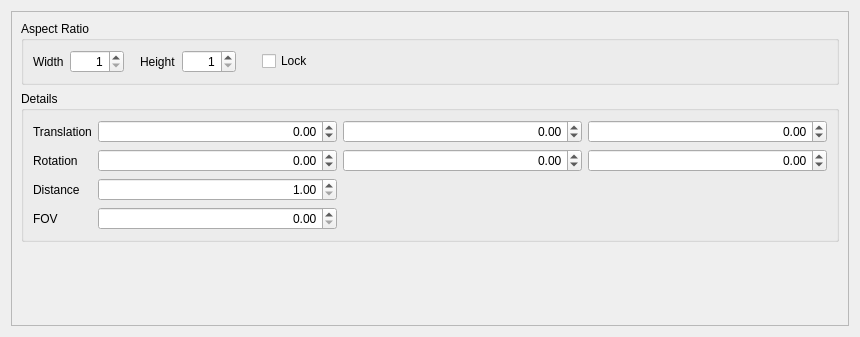
<?xml version="1.0" encoding="UTF-8"?>
<ui version="4.0">
 <class>ViewportControlWidget</class>
 <widget class="QWidget" name="ViewportControlWidget">
  <property name="geometry">
   <rect>
    <x>0</x>
    <y>0</y>
    <width>860</width>
    <height>337</height>
   </rect>
  </property>
  <property name="windowTitle">
   <string notr="true">ViewportControlWidget</string>
  </property>
  <layout class="QVBoxLayout" name="verticalLayout">
   <item>
    <widget class="QScrollArea" name="scrollArea">
     <property name="verticalScrollBarPolicy">
      <enum>Qt::ScrollBarAsNeeded</enum>
     </property>
     <property name="horizontalScrollBarPolicy">
      <enum>Qt::ScrollBarAlwaysOff</enum>
     </property>
     <property name="widgetResizable">
      <bool>true</bool>
     </property>
     <widget class="QWidget" name="scrollAreaWidgetContents">
      <property name="geometry">
       <rect>
        <x>0</x>
        <y>0</y>
        <width>840</width>
        <height>317</height>
       </rect>
      </property>
      <layout class="QVBoxLayout" name="verticalLayout_2">
       <item>
        <widget class="QGroupBox" name="groupBoxAspectRatio">
         <property name="sizePolicy">
          <sizepolicy hsizetype="Preferred" vsizetype="Minimum">
           <horstretch>0</horstretch>
           <verstretch>0</verstretch>
          </sizepolicy>
         </property>
         <property name="title">
          <string>Aspect Ratio</string>
         </property>
         <layout class="QHBoxLayout" name="horizontalLayout">
          <item>
           <widget class="QLabel" name="label">
            <property name="text">
             <string>Width</string>
            </property>
           </widget>
          </item>
          <item>
           <widget class="QSpinBox" name="spinBoxWidth">
            <property name="alignment">
             <set>Qt::AlignRight|Qt::AlignTrailing|Qt::AlignVCenter</set>
            </property>
            <property name="minimum">
             <number>1</number>
            </property>
            <property name="maximum">
             <number>8192</number>
            </property>
           </widget>
          </item>
          <item>
           <spacer name="horizontalSpacer_3">
            <property name="orientation">
             <enum>Qt::Horizontal</enum>
            </property>
            <property name="sizeType">
             <enum>QSizePolicy::Fixed</enum>
            </property>
            <property name="sizeHint" stdset="0">
             <size>
              <width>10</width>
              <height>0</height>
             </size>
            </property>
           </spacer>
          </item>
          <item>
           <widget class="QLabel" name="labelColon">
            <property name="sizePolicy">
             <sizepolicy hsizetype="Minimum" vsizetype="Preferred">
              <horstretch>0</horstretch>
              <verstretch>0</verstretch>
             </sizepolicy>
            </property>
            <property name="text">
             <string>Height</string>
            </property>
           </widget>
          </item>
          <item>
           <widget class="QSpinBox" name="spinBoxHeight">
            <property name="alignment">
             <set>Qt::AlignRight|Qt::AlignTrailing|Qt::AlignVCenter</set>
            </property>
            <property name="suffix">
             <string/>
            </property>
            <property name="minimum">
             <number>1</number>
            </property>
            <property name="maximum">
             <number>8192</number>
            </property>
           </widget>
          </item>
          <item>
           <spacer name="horizontalSpacer_2">
            <property name="orientation">
             <enum>Qt::Horizontal</enum>
            </property>
            <property name="sizeType">
             <enum>QSizePolicy::Fixed</enum>
            </property>
            <property name="sizeHint" stdset="0">
             <size>
              <width>20</width>
              <height>0</height>
             </size>
            </property>
           </spacer>
          </item>
          <item>
           <widget class="QCheckBox" name="checkBoxAspecRatioLock">
            <property name="text">
             <string>Lock</string>
            </property>
           </widget>
          </item>
          <item>
           <spacer name="horizontalSpacer">
            <property name="orientation">
             <enum>Qt::Horizontal</enum>
            </property>
            <property name="sizeHint" stdset="0">
             <size>
              <width>40</width>
              <height>0</height>
             </size>
            </property>
           </spacer>
          </item>
         </layout>
        </widget>
       </item>
       <item>
        <widget class="QGroupBox" name="groupBoxAbsoluteCamera">
         <property name="title">
          <string>Details</string>
         </property>
         <layout class="QGridLayout" name="gridLayout">
          <item row="2" column="0">
           <widget class="QLabel" name="labelDistance">
            <property name="text">
             <string>Distance</string>
            </property>
           </widget>
          </item>
          <item row="1" column="1">
           <widget class="QDoubleSpinBox" name="doubleSpinBox_rx">
            <property name="alignment">
             <set>Qt::AlignRight|Qt::AlignTrailing|Qt::AlignVCenter</set>
            </property>
            <property name="minimum">
             <double>0</double>
            </property>
            <property name="maximum">
             <double>360</double>
            </property>
            <property name="wrapping">
             <bool>true</bool>
            </property>
           </widget>
          </item>
          <item row="1" column="3">
           <widget class="QDoubleSpinBox" name="doubleSpinBox_rz">
            <property name="alignment">
             <set>Qt::AlignRight|Qt::AlignTrailing|Qt::AlignVCenter</set>
            </property>
            <property name="minimum">
             <double>0</double>
            </property>
            <property name="maximum">
             <double>360</double>
            </property>
            <property name="wrapping">
             <bool>true</bool>
            </property>
           </widget>
          </item>
          <item row="2" column="1">
           <widget class="QDoubleSpinBox" name="doubleSpinBox_d">
            <property name="alignment">
             <set>Qt::AlignRight|Qt::AlignTrailing|Qt::AlignVCenter</set>
            </property>
            <property name="maximum">
             <double>1000000000000000.000000000000000</double>
            </property>
            <property name="minimum">
             <double>1</double>
            </property>
           </widget>
          </item>
          <item row="3" column="0">
           <widget class="QLabel" name="labelFOV">
            <property name="text">
             <string>FOV</string>
            </property>
           </widget>
          </item>
          <item row="3" column="1">
           <widget class="QDoubleSpinBox" name="doubleSpinBox_fov">
            <property name="alignment">
             <set>Qt::AlignRight|Qt::AlignTrailing|Qt::AlignVCenter</set>
            </property>
            <property name="maximum">
             <double>180.000000000000000</double>
            </property>
            <property name="minimum">
             <double>0</double>
            </property>
           </widget>
          </item>
          <item row="1" column="0">
           <widget class="QLabel" name="labelRotation">
            <property name="text">
             <string>Rotation</string>
            </property>
           </widget>
          </item>
          <item row="1" column="2">
           <widget class="QDoubleSpinBox" name="doubleSpinBox_ry">
            <property name="alignment">
             <set>Qt::AlignRight|Qt::AlignTrailing|Qt::AlignVCenter</set>
            </property>
            <property name="minimum">
             <double>0</double>
            </property>
            <property name="maximum">
             <double>360</double>
            </property>
            <property name="wrapping">
             <bool>true</bool>
            </property>
           </widget>
          </item>
          <item row="0" column="2">
           <widget class="QDoubleSpinBox" name="doubleSpinBox_ty">
            <property name="sizePolicy">
             <sizepolicy hsizetype="MinimumExpanding" vsizetype="Fixed">
              <horstretch>0</horstretch>
              <verstretch>0</verstretch>
             </sizepolicy>
            </property>
            <property name="alignment">
             <set>Qt::AlignRight|Qt::AlignTrailing|Qt::AlignVCenter</set>
            </property>
            <property name="minimum">
             <double>-1000000000000000.000000000000000</double>
            </property>
            <property name="maximum">
             <double>1000000000000000.000000000000000</double>
            </property>
           </widget>
          </item>
          <item row="0" column="1">
           <widget class="QDoubleSpinBox" name="doubleSpinBox_tx">
            <property name="sizePolicy">
             <sizepolicy hsizetype="MinimumExpanding" vsizetype="Fixed">
              <horstretch>0</horstretch>
              <verstretch>0</verstretch>
             </sizepolicy>
            </property>
            <property name="alignment">
             <set>Qt::AlignRight|Qt::AlignTrailing|Qt::AlignVCenter</set>
            </property>
            <property name="minimum">
             <double>-1000000000000000.000000000000000</double>
            </property>
            <property name="maximum">
             <double>1000000000000000.000000000000000</double>
            </property>
           </widget>
          </item>
          <item row="0" column="3">
           <widget class="QDoubleSpinBox" name="doubleSpinBox_tz">
            <property name="sizePolicy">
             <sizepolicy hsizetype="MinimumExpanding" vsizetype="Fixed">
              <horstretch>0</horstretch>
              <verstretch>0</verstretch>
             </sizepolicy>
            </property>
            <property name="alignment">
             <set>Qt::AlignRight|Qt::AlignTrailing|Qt::AlignVCenter</set>
            </property>
            <property name="minimum">
             <double>-1000000000000000.000000000000000</double>
            </property>
            <property name="maximum">
             <double>1000000000000000.000000000000000</double>
            </property>
           </widget>
          </item>
          <item row="0" column="0">
           <widget class="QLabel" name="labelTranslation">
            <property name="text">
             <string>Translation</string>
            </property>
           </widget>
          </item>
         </layout>
        </widget>
       </item>
       <item>
        <spacer name="verticalSpacer">
         <property name="orientation">
          <enum>Qt::Vertical</enum>
         </property>
         <property name="sizeHint" stdset="0">
          <size>
           <width>20</width>
           <height>40</height>
          </size>
         </property>
        </spacer>
       </item>
      </layout>
     </widget>
    </widget>
   </item>
  </layout>
  <action name="actionRowSelected">
   <property name="text">
    <string>RowSelected</string>
   </property>
   <property name="shortcut">
    <string>Return</string>
   </property>
  </action>
 </widget>
 <tabstops>
  <tabstop>spinBoxWidth</tabstop>
  <tabstop>spinBoxHeight</tabstop>
  <tabstop>checkBoxAspecRatioLock</tabstop>
  <tabstop>doubleSpinBox_tx</tabstop>
  <tabstop>doubleSpinBox_ty</tabstop>
  <tabstop>doubleSpinBox_tz</tabstop>
  <tabstop>doubleSpinBox_rx</tabstop>
  <tabstop>doubleSpinBox_ry</tabstop>
  <tabstop>doubleSpinBox_rz</tabstop>
  <tabstop>doubleSpinBox_d</tabstop>
  <tabstop>doubleSpinBox_fov</tabstop>
 </tabstops>
 <resources/>
 <connections/>
</ui>
